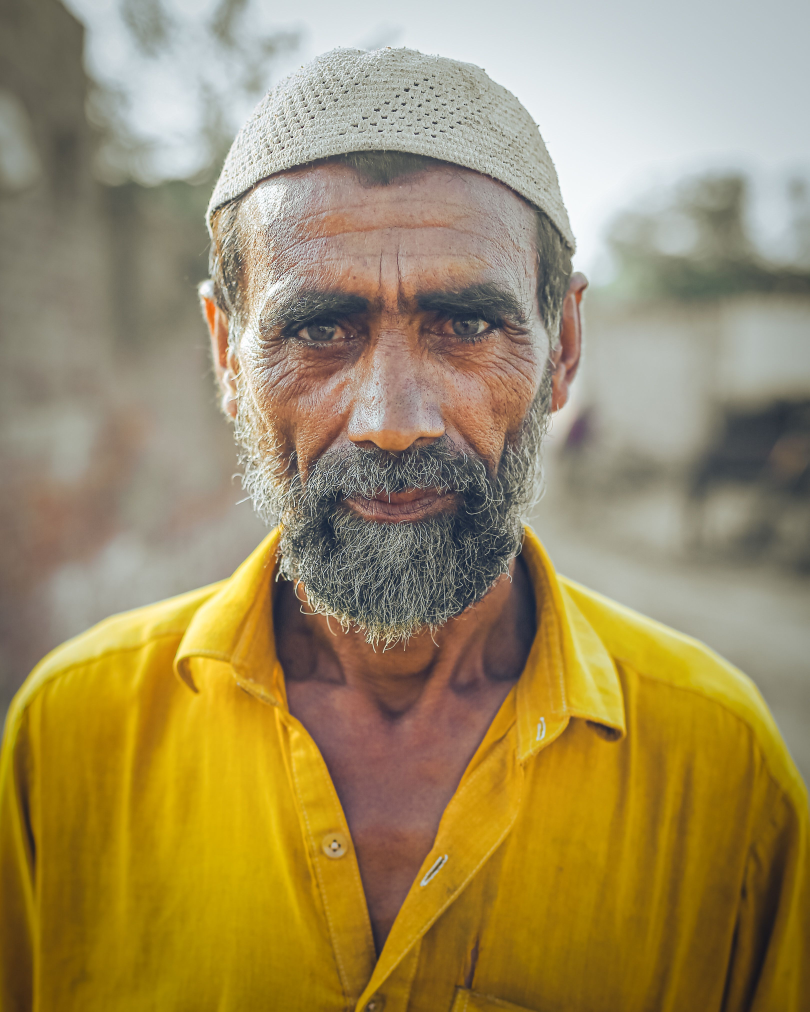
#> input picture 29 June - OpenCV/image.jpg, 3237 x 4046 px, found by its file name (shown at 1/4 size)
$ python Face_Detection_Using_Haarcascade.py
#> lines starting #> are read from the running program, lines starting #| are printed output that depends on the picture; after the words box and inside, x2 and y2 are one past the last pixel; in counts of white or black regions, pixels touching at a corner belong together
import numpy as np
import cv2

# Load the cascade for face detection
face_classifier = cv2.CascadeClassifier(
    r"E:\AI\29 June - Haarcascade\Haarcascade\haarcascade_frontalface_default.xml"
)

# Load the image
image = cv2.imread(r"E:\AI\29 June - Haarcascade\image.jpg")
#> image is the input picture: shape (4046, 3237, 3); mean B, G, R 97.8, 140.9, 158.2

# Check if the image is loaded correctly
if image is None:
    print("Error: Could not load image.")
    exit()

# Resize image while maintaining aspect ratio
height, width = image.shape[:2]
#> height = 4046; width = 3237

max_width = 800  # Change this value according to your screen
scale = max_width / width
#> scale = 0.247

new_width = int(width * scale)
#> new_width = 800
new_height = int(height * scale)
#> new_height = 999

image = cv2.resize(image, (new_width, new_height))
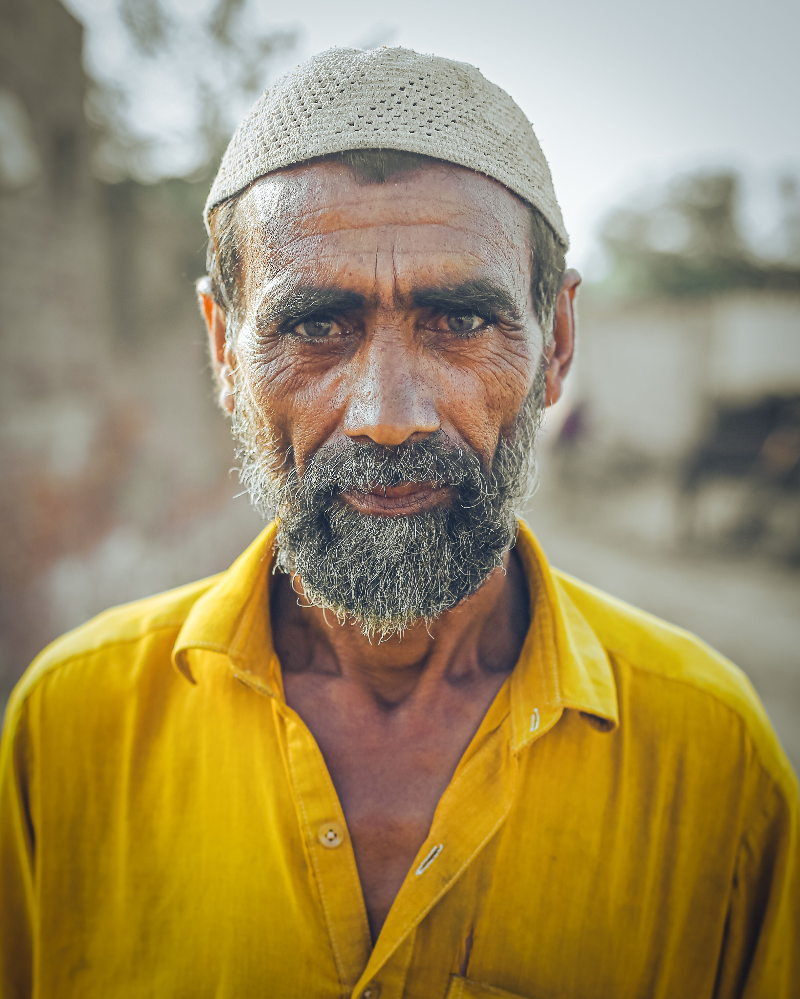
#> image: shape (999, 800, 3); mean B, G, R 97.7, 140.9, 158.1

# Convert the image to grayscale
gray = cv2.cvtColor(image, cv2.COLOR_BGR2GRAY)
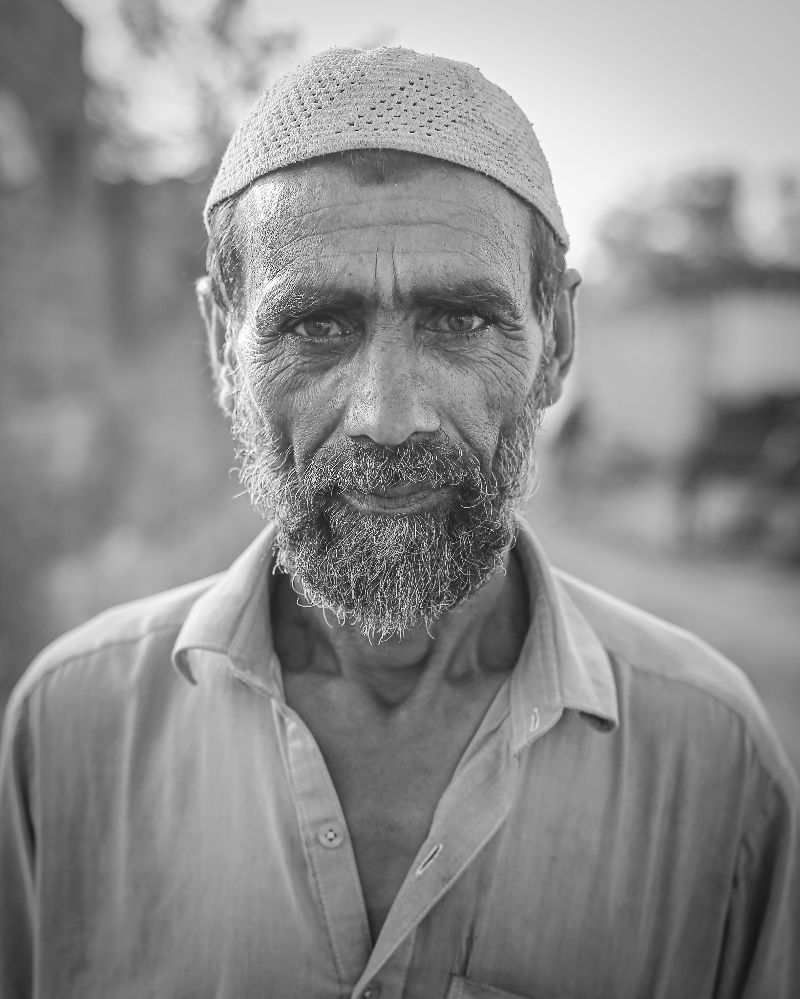
#> gray: shape (999, 800); min 5, max 255, mean 141.1

# Detect faces
faces = face_classifier.detectMultiScale(
    gray,
    scaleFactor=1.05,
    minNeighbors=3,
    minSize=(50, 50)
)
#> faces = [[178, 170, 420, 420]]

print("Faces detected:", len(faces))
#| Faces detected: 1

# Draw rectangles around detected faces
for (x, y, w, h) in faces:
    cv2.rectangle(image, (x, y), (x + w, y + h), (127, 0, 255), 2)
#> this loop made 1 pass
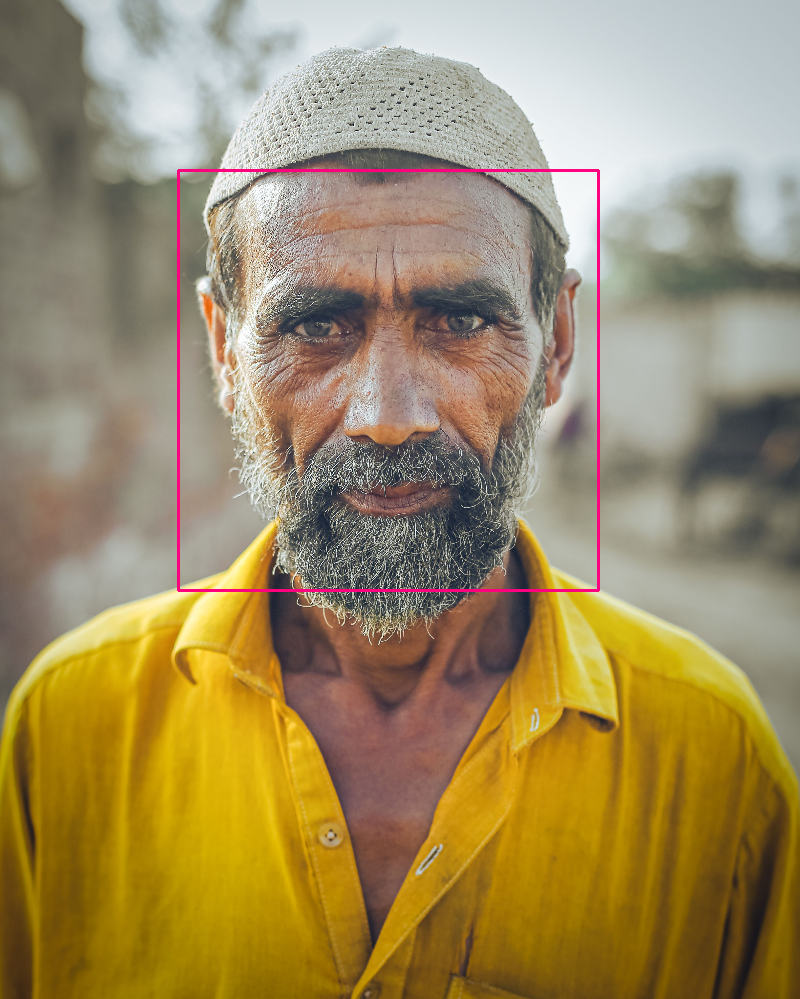
#> image: shape (999, 800, 3); 0.63% of pixels changed, all inside (x1, y1, x2, y2) = (177, 169, 600, 592)

# Create a resizable window
cv2.namedWindow("Detected Faces", cv2.WINDOW_NORMAL)

# Display the image
cv2.imshow("Detected Faces", image)

cv2.waitKey(0)
cv2.destroyAllWindows()
